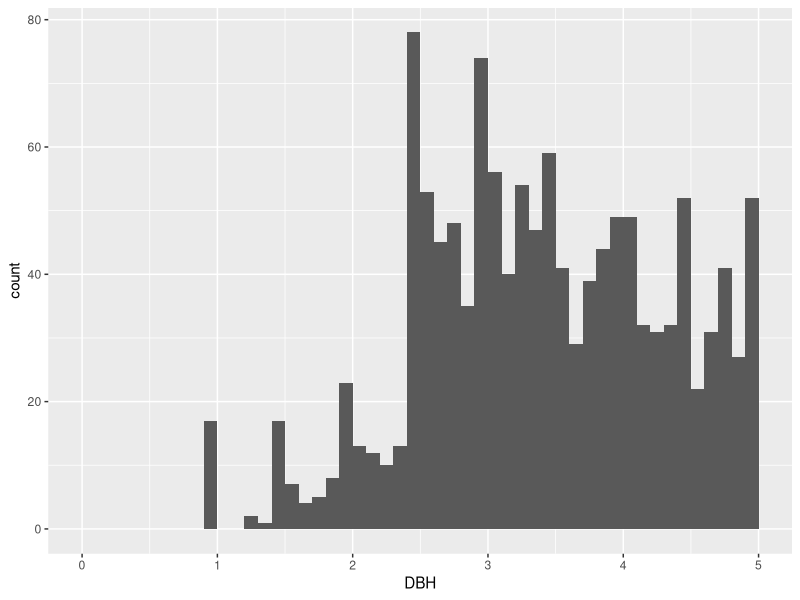
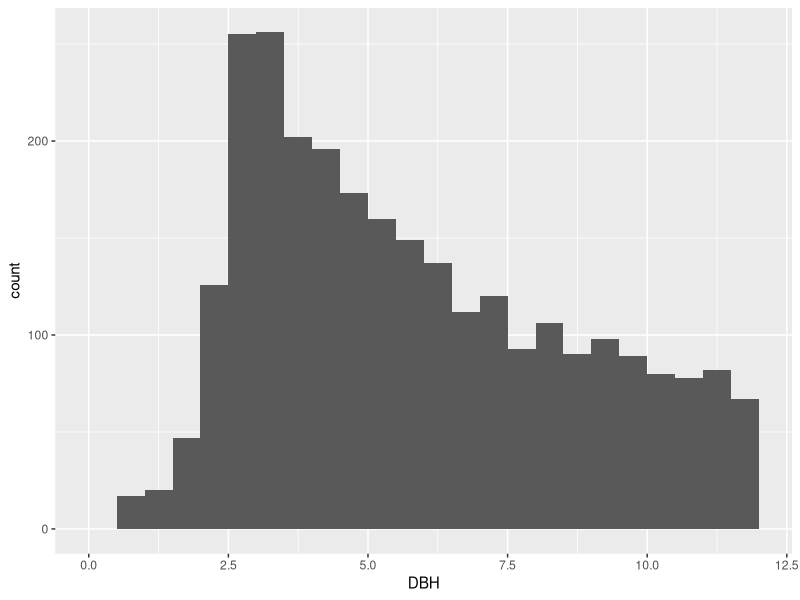
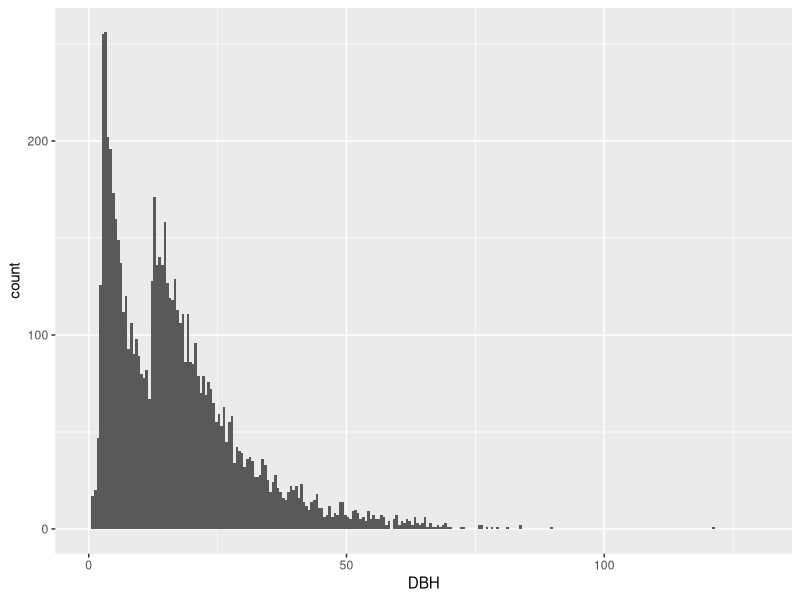

Source code (R) for these figures, in order:
# Aaron Tayal
# 4/24/2025
# 2004-2005 trees
# The goal is to generate a data table where each row is a plot, and each
# column is a species of tree. The values would be the basal area of trees
# of that species.

# The purpose is to try and understand the range of "initial" amounts of 
# ash trees in the plots, as well as "initial" amounts of non-ash trees. Then
# the goal of the 2025 research is to see whether non-ash tree species
# exhibited compensatory growth in response to ash-tree mortality (specifically
# within hydric forests)

# Did the basal area of non-ash trees increase within plots that had a high
# amount of ash trees initially?

# Another goal is to look at the waterlogging tolerance of the trees. The goal
# is to determine whether the composition of trees moved towards more flood
# tolerant trees. With that in mind, I'll look at data compiled in the paper
# Niinemets and Valladares 2006, as well as at wetland indicator status.

# Note: because of issues with identifying the elm species (Ulmus rubra vs.
# Ulmus americana, this complicates the goal of examining waterlogging tolerance.

library(dplyr)
library(ggplot2)

# Import the data ##############################################################

dat_04_05 <- read.csv("2004-05_data/EAB_Michigan_2004_2005_trees.csv")
dat_04_05$DBH <- as.numeric(dat_04_05$DBH.12.5cm.or.greater.measured.at.1.37m.from.base)

# Look at the distribution of diameters:
ggplot(data=dat_04_05, aes(x=DBH)) + geom_histogram(breaks=seq(0,5,0.1))
# A few trees have DBH lower than 2.5 cm - not sure why
ggplot(data=dat_04_05, aes(x=DBH)) + geom_histogram(breaks=seq(0,12,0.5))
ggplot(data=dat_04_05, aes(x=DBH)) + geom_histogram(breaks=seq(0,130,0.5))
# The spike at 12.5 cm DBH is because this was the cutoff for measuring 
# trees in the 18 m radius main plot

# Look at the different species of tree:
dat_04_05$Genus.Species <- as.factor(dat_04_05$Genus.Species)
table(dat_04_05$Genus.Species)
species <- levels(dat_04_05$Genus.Species)

# Where was Elaeagnus umbellata found (Autumn olive)?
autumn_olive_rows <- dat_04_05[(dat_04_05$Genus.Species == "Elaeagnus umbellata"),]

# Where was Toxicodendron vernix found (Poison sumac)?
poison_sumac_rows <- dat_04_05[(dat_04_05$Genus.Species == "Toxicodendron vernix"),]


# Big trees >=12.5 cm ##########################################################

# Subset the data to just the trees bigger than 12.5 cm DBH:
dat_04_05_big_trees <- dat_04_05 %>% filter(DBH >= 12.5)

table(dat_04_05_big_trees$Genus.Species)

# Create a plot-level summary
big_trees_by_plot <- dat_04_05_big_trees %>% group_by(Plot.ID) %>% 
  summarise(total_trees = n(),
            total_BA = sum(3.141592654 * ( (DBH / 200) ^ 2 ), na.rm = T),
            Acer = sum(grepl("Acer", Genus.Species, fixed = TRUE)),
            Ailanthus = sum(grepl("Ailanthus", Genus.Species, fixed = TRUE)),
            Amelanchier = sum(grepl("Amelanchier", Genus.Species, fixed = TRUE)),
            Betula = sum(grepl("Betula", Genus.Species, fixed = TRUE)),
            Carpinus = sum(grepl("Carpinus", Genus.Species, fixed = TRUE)),
            Carya = sum(grepl("Carya", Genus.Species, fixed = TRUE)),
            Cornus = sum(grepl("Cornus", Genus.Species, fixed = TRUE)),
            Crataegus = sum(grepl("Crataegus", Genus.Species, fixed = TRUE)),
            Elaeagnus = sum(grepl("Elaeagnus", Genus.Species, fixed = TRUE)),
            Fagus = sum(grepl("Fagus", Genus.Species, fixed = TRUE)),
            Fraxinus = sum(Genus.Species == "FRAM" | Genus.Species == "FRNI" |
                             Genus.Species == "FRPE"),
            Gleditsia = sum(grepl("Gleditsia", Genus.Species, fixed = TRUE)),
            Hamamelis = sum(grepl("Hamamelis", Genus.Species, fixed = TRUE)),
            Juglans = sum(grepl("Juglans", Genus.Species, fixed = TRUE)),
            Juniperus = sum(grepl("Juniperus", Genus.Species, fixed = TRUE)),
            Larix = sum(grepl("Larix", Genus.Species, fixed = TRUE)),
            Liriodendron = sum(grepl("Liriodendron", Genus.Species, fixed = TRUE)),
            Ostraya = sum(grepl("Ostraya", Genus.Species, fixed = TRUE)),
            Pinus = sum(grepl("Pinus", Genus.Species, fixed = TRUE)),
            Populus = sum(grepl("Populus", Genus.Species, fixed = TRUE)),
            Prunus = sum(grepl("Prunus", Genus.Species, fixed = TRUE)),
            Quercus = sum(grepl("Quercus", Genus.Species, fixed = TRUE)),
            Rhamnus = sum(grepl("Rhamnus", Genus.Species, fixed = TRUE)),
            Robinia = sum(grepl("Robinia", Genus.Species, fixed = TRUE)),
            Sassafras = sum(grepl("Sassafras", Genus.Species, fixed = TRUE)),
            Tilia = sum(grepl("Tilia", Genus.Species, fixed = TRUE)),
            Toxicodendron = sum(grepl("Toxicodendron", Genus.Species, fixed = TRUE)),
            Ulmus = sum(grepl("Ulmus", Genus.Species, fixed = TRUE)),
            Unknown = sum(grepl("Unknown", Genus.Species, fixed = TRUE)),
            Viburnum = sum(grepl("Viburnum", Genus.Species, fixed = TRUE)))

tree_genera <- c("Acer","Ailanthus","Amelanchier","Betula","Carpinus","Carya",
                 "Cornus","Crataegus","Elaeagnus","Fagus","Fraxinus","Gleditsia",
                 "Hamamelis","Juglans","Juniperus","Larix","Liriodendron",
                 "Ostraya","Pinus","Populus","Prunus","Quercus","Rhamnus",
                 "Robinia","Sassafras","Tilia","Toxicodendron","Ulmus",
                 "Unknown","Viburnum")

big_trees_by_plot$row_sums_test <- rowSums(big_trees_by_plot[,tree_genera])
big_trees_by_plot$total_trees - big_trees_by_plot$row_sums_test

# Small trees 2.5 cm <= DBH < 12.5 cm #########################################

# Subset the data to just trees between 2.5 to 12.5 cm DBH:
dat_04_05_small_trees <- dat_04_05 %>% filter(DBH >= 2.5 & DBH < 12.5)

table(dat_04_05_small_trees$Genus.Species)

small_trees_by_plot <- dat_04_05_small_trees %>% group_by(Plot.ID) %>% 
  summarise(total_trees = n(),
            total_BA = sum(3.141592654 * ( (DBH / 200) ^ 2 ), na.rm = T),
            Acer = sum(grepl("Acer", Genus.Species, fixed = TRUE)),
            Ailanthus = sum(grepl("Ailanthus", Genus.Species, fixed = TRUE)),
            Amelanchier = sum(grepl("Amelanchier", Genus.Species, fixed = TRUE)),
            Betula = sum(grepl("Betula", Genus.Species, fixed = TRUE)),
            Carpinus = sum(grepl("Carpinus", Genus.Species, fixed = TRUE)),
            Carya = sum(grepl("Carya", Genus.Species, fixed = TRUE)),
            Cornus = sum(grepl("Cornus", Genus.Species, fixed = TRUE)),
            Crataegus = sum(grepl("Crataegus", Genus.Species, fixed = TRUE)),
            Elaeagnus = sum(grepl("Elaeagnus", Genus.Species, fixed = TRUE)),
            Fagus = sum(grepl("Fagus", Genus.Species, fixed = TRUE)),
            Fraxinus = sum(Genus.Species == "FRAM" | Genus.Species == "FRNI" |
                             Genus.Species == "FRPE"),
            Gleditsia = sum(grepl("Gleditsia", Genus.Species, fixed = TRUE)),
            Hamamelis = sum(grepl("Hamamelis", Genus.Species, fixed = TRUE)),
            Juglans = sum(grepl("Juglans", Genus.Species, fixed = TRUE)),
            Juniperus = sum(grepl("Juniperus", Genus.Species, fixed = TRUE)),
            Larix = sum(grepl("Larix", Genus.Species, fixed = TRUE)),
            Liriodendron = sum(grepl("Liriodendron", Genus.Species, fixed = TRUE)),
            Ostraya = sum(grepl("Ostraya", Genus.Species, fixed = TRUE)),
            Pinus = sum(grepl("Pinus", Genus.Species, fixed = TRUE)),
            Populus = sum(grepl("Populus", Genus.Species, fixed = TRUE)),
            Prunus = sum(grepl("Prunus", Genus.Species, fixed = TRUE)),
            Quercus = sum(grepl("Quercus", Genus.Species, fixed = TRUE)),
            Rhamnus = sum(grepl("Rhamnus", Genus.Species, fixed = TRUE)),
            Robinia = sum(grepl("Robinia", Genus.Species, fixed = TRUE)),
            Sassafras = sum(grepl("Sassafras", Genus.Species, fixed = TRUE)),
            Tilia = sum(grepl("Tilia", Genus.Species, fixed = TRUE)),
            Toxicodendron = sum(grepl("Toxicodendron", Genus.Species, fixed = TRUE)),
            Ulmus = sum(grepl("Ulmus", Genus.Species, fixed = TRUE)),
            Unknown = sum(grepl("Unknown", Genus.Species, fixed = TRUE)),
            Viburnum = sum(grepl("Viburnum", Genus.Species, fixed = TRUE)))

small_trees_by_plot$row_sums_test <- rowSums(small_trees_by_plot[,tree_genera])
small_trees_by_plot$total_trees - small_trees_by_plot$row_sums_test

# Stems < 2.5 cm ##############################################################

# Subset the data to just trees less than 2.5 cm DBH:
dat_04_05_below_2.5 <- dat_04_05 %>% filter(DBH < 2.5)











